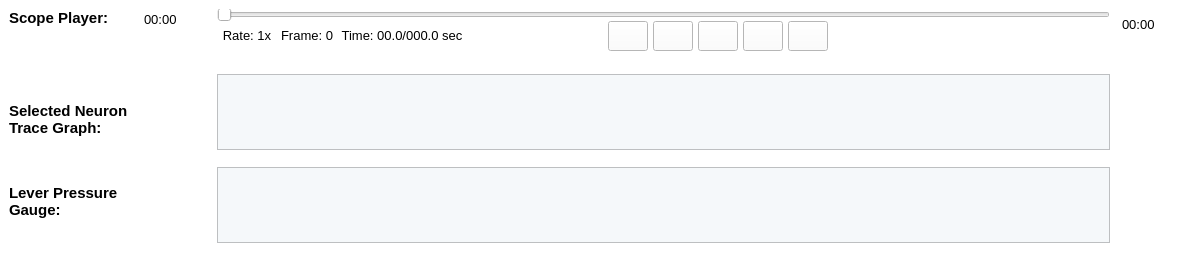
                 <widget class="QWidget" name="widget_92" native="true">
                  <property name="minimumSize">
                   <size>
                    <width>1202</width>
                    <height>260</height>
                   </size>
                  </property>
                  <property name="maximumSize">
                   <size>
                    <width>1550</width>
                    <height>260</height>
                   </size>
                  </property>
                  <property name="styleSheet">
                   <string notr="true">border-color: rgb(0, 0, 0);</string>
                  </property>
                  <layout class="QHBoxLayout" name="horizontalLayout_5">
                   <property name="spacing">
                    <number>0</number>
                   </property>
                   <property name="leftMargin">
                    <number>0</number>
                   </property>
                   <property name="topMargin">
                    <number>0</number>
                   </property>
                   <property name="rightMargin">
                    <number>0</number>
                   </property>
                   <property name="bottomMargin">
                    <number>0</number>
                   </property>
                   <item>
                    <widget class="QWidget" name="widget_94" native="true">
                     <property name="minimumSize">
                      <size>
                       <width>217</width>
                       <height>260</height>
                      </size>
                     </property>
                     <property name="maximumSize">
                      <size>
                       <width>217</width>
                       <height>260</height>
                      </size>
                     </property>
                     <property name="styleSheet">
                      <string notr="true">background-color: rgb(255, 255, 255);
border-color: rgb(0, 0, 0);</string>
                     </property>
                     <layout class="QGridLayout" name="gridLayout_12">
                      <item row="0" column="0">
                       <layout class="QGridLayout" name="gridLayout_11">
                        <item row="0" column="0" rowspan="2">
                         <layout class="QVBoxLayout" name="verticalLayout_4">
                          <item>
                           <widget class="QLabel" name="label_167">
                            <property name="font">
                             <font>
                              <pointsize>11</pointsize>
                              <weight>75</weight>
                              <bold>true</bold>
                             </font>
                            </property>
                            <property name="text">
                             <string>Scope Player:</string>
                            </property>
                            <property name="alignment">
                             <set>Qt::AlignLeading|Qt::AlignLeft|Qt::AlignTop</set>
                            </property>
                           </widget>
                          </item>
                          <item>
                           <spacer name="verticalSpacer_5">
                            <property name="orientation">
                             <enum>Qt::Vertical</enum>
                            </property>
                            <property name="sizeType">
                             <enum>QSizePolicy::Fixed</enum>
                            </property>
                            <property name="sizeHint" stdset="0">
                             <size>
                              <width>20</width>
                              <height>40</height>
                             </size>
                            </property>
                           </spacer>
                          </item>
                          <item>
                           <widget class="QLabel" name="label_165">
                            <property name="font">
                             <font>
                              <pointsize>11</pointsize>
                              <weight>75</weight>
                              <bold>true</bold>
                             </font>
                            </property>
                            <property name="text">
                             <string>Selected Neuron
Trace Graph: </string>
                            </property>
                            <property name="alignment">
                             <set>Qt::AlignLeading|Qt::AlignLeft|Qt::AlignTop</set>
                            </property>
                           </widget>
                          </item>
                          <item>
                           <spacer name="verticalSpacer_7">
                            <property name="orientation">
                             <enum>Qt::Vertical</enum>
                            </property>
                            <property name="sizeType">
                             <enum>QSizePolicy::Fixed</enum>
                            </property>
                            <property name="sizeHint" stdset="0">
                             <size>
                              <width>20</width>
                              <height>30</height>
                             </size>
                            </property>
                           </spacer>
                          </item>
                          <item>
                           <widget class="QLabel" name="label_169">
                            <property name="font">
                             <font>
                              <pointsize>11</pointsize>
                              <weight>75</weight>
                              <bold>true</bold>
                             </font>
                            </property>
                            <property name="text">
                             <string>Lever Pressure
Gauge: </string>
                            </property>
                            <property name="alignment">
                             <set>Qt::AlignLeading|Qt::AlignLeft|Qt::AlignTop</set>
                            </property>
                           </widget>
                          </item>
                         </layout>
                        </item>
                        <item row="0" column="1">
                         <spacer name="horizontalSpacer_6">
                          <property name="orientation">
                           <enum>Qt::Horizontal</enum>
                          </property>
                          <property name="sizeType">
                           <enum>QSizePolicy::Fixed</enum>
                          </property>
                          <property name="sizeHint" stdset="0">
                           <size>
                            <width>10</width>
                            <height>20</height>
                           </size>
                          </property>
                         </spacer>
                        </item>
                        <item row="0" column="2">
                         <widget class="QLabel" name="label_204">
                          <property name="font">
                           <font>
                            <pointsize>10</pointsize>
                           </font>
                          </property>
                          <property name="text">
                           <string>00:00</string>
                          </property>
                         </widget>
                        </item>
                        <item row="1" column="2">
                         <spacer name="verticalSpacer_4">
                          <property name="orientation">
                           <enum>Qt::Vertical</enum>
                          </property>
                          <property name="sizeType">
                           <enum>QSizePolicy::Fixed</enum>
                          </property>
                          <property name="sizeHint" stdset="0">
                           <size>
                            <width>20</width>
                            <height>200</height>
                           </size>
                          </property>
                         </spacer>
                        </item>
                       </layout>
                      </item>
                      <item row="1" column="0">
                       <spacer name="verticalSpacer_8">
                        <property name="orientation">
                         <enum>Qt::Vertical</enum>
                        </property>
                        <property name="sizeType">
                         <enum>QSizePolicy::Fixed</enum>
                        </property>
                        <property name="sizeHint" stdset="0">
                         <size>
                          <width>20</width>
                          <height>20</height>
                         </size>
                        </property>
                       </spacer>
                      </item>
                     </layout>
                    </widget>
                   </item>
                   <item>
                    <widget class="QWidget" name="widget_97" native="true">
                     <property name="sizePolicy">
                      <sizepolicy hsizetype="Expanding" vsizetype="Expanding">
                       <horstretch>0</horstretch>
                       <verstretch>0</verstretch>
                      </sizepolicy>
                     </property>
                     <property name="minimumSize">
                      <size>
                       <width>890</width>
                       <height>260</height>
                      </size>
                     </property>
                     <property name="maximumSize">
                      <size>
                       <width>1241</width>
                       <height>260</height>
                      </size>
                     </property>
                     <property name="styleSheet">
                      <string notr="true">border-color: rgb(0, 0, 0);
background-color: rgb(255, 255, 255);</string>
                     </property>
                     <layout class="QGridLayout" name="gridLayout_15">
                      <property name="leftMargin">
                       <number>0</number>
                      </property>
                      <property name="rightMargin">
                       <number>0</number>
                      </property>
                      <property name="bottomMargin">
                       <number>0</number>
                      </property>
                      <property name="spacing">
                       <number>0</number>
                      </property>
                      <item row="0" column="0">
                       <layout class="QGridLayout" name="gridLayout_13" columnstretch="0,0,0,1,0,2">
                        <item row="0" column="0" colspan="6">
                         <widget class="QSlider" name="horizontalSlider_10">
                          <property name="sizePolicy">
                           <sizepolicy hsizetype="Preferred" vsizetype="Fixed">
                            <horstretch>0</horstretch>
                            <verstretch>0</verstretch>
                           </sizepolicy>
                          </property>
                          <property name="minimumSize">
                           <size>
                            <width>890</width>
                            <height>12</height>
                           </size>
                          </property>
                          <property name="maximumSize">
                           <size>
                            <width>1241</width>
                            <height>12</height>
                           </size>
                          </property>
                          <property name="orientation">
                           <enum>Qt::Horizontal</enum>
                          </property>
                         </widget>
                        </item>
                        <item row="1" column="0">
                         <widget class="QLabel" name="label_175">
                          <property name="sizePolicy">
                           <sizepolicy hsizetype="Fixed" vsizetype="Fixed">
                            <horstretch>0</horstretch>
                            <verstretch>0</verstretch>
                           </sizepolicy>
                          </property>
                          <property name="minimumSize">
                           <size>
                            <width>60</width>
                            <height>0</height>
                           </size>
                          </property>
                          <property name="font">
                           <font>
                            <pointsize>10</pointsize>
                           </font>
                          </property>
                          <property name="text">
                           <string>Rate: 1x</string>
                          </property>
                          <property name="alignment">
                           <set>Qt::AlignCenter</set>
                          </property>
                         </widget>
                        </item>
                        <item row="1" column="1">
                         <widget class="QLabel" name="label_209">
                          <property name="sizePolicy">
                           <sizepolicy hsizetype="Fixed" vsizetype="Fixed">
                            <horstretch>0</horstretch>
                            <verstretch>0</verstretch>
                           </sizepolicy>
                          </property>
                          <property name="minimumSize">
                           <size>
                            <width>60</width>
                            <height>0</height>
                           </size>
                          </property>
                          <property name="font">
                           <font>
                            <pointsize>10</pointsize>
                           </font>
                          </property>
                          <property name="text">
                           <string>Frame: 0</string>
                          </property>
                          <property name="alignment">
                           <set>Qt::AlignCenter</set>
                          </property>
                         </widget>
                        </item>
                        <item row="1" column="2">
                         <widget class="QLabel" name="label_174">
                          <property name="sizePolicy">
                           <sizepolicy hsizetype="Fixed" vsizetype="Fixed">
                            <horstretch>0</horstretch>
                            <verstretch>0</verstretch>
                           </sizepolicy>
                          </property>
                          <property name="minimumSize">
                           <size>
                            <width>130</width>
                            <height>0</height>
                           </size>
                          </property>
                          <property name="font">
                           <font>
                            <pointsize>10</pointsize>
                           </font>
                          </property>
                          <property name="text">
                           <string>Time: 00.0/000.0 sec</string>
                          </property>
                          <property name="alignment">
                           <set>Qt::AlignCenter</set>
                          </property>
                         </widget>
                        </item>
                        <item row="1" column="3">
                         <spacer name="horizontalSpacer_48">
                          <property name="orientation">
                           <enum>Qt::Horizontal</enum>
                          </property>
                          <property name="sizeHint" stdset="0">
                           <size>
                            <width>40</width>
                            <height>20</height>
                           </size>
                          </property>
                         </spacer>
                        </item>
                        <item row="1" column="4">
                         <layout class="QGridLayout" name="gridLayout_14">
                          <property name="horizontalSpacing">
                           <number>5</number>
                          </property>
                          <property name="verticalSpacing">
                           <number>0</number>
                          </property>
                          <item row="0" column="0">
                           <widget class="QPushButton" name="pushButton_6">
                            <property name="sizePolicy">
                             <sizepolicy hsizetype="Fixed" vsizetype="Fixed">
                              <horstretch>0</horstretch>
                              <verstretch>0</verstretch>
                             </sizepolicy>
                            </property>
                            <property name="minimumSize">
                             <size>
                              <width>40</width>
                              <height>30</height>
                             </size>
                            </property>
                            <property name="maximumSize">
                             <size>
                              <width>40</width>
                              <height>30</height>
                             </size>
                            </property>
                            <property name="font">
                             <font>
                              <pointsize>10</pointsize>
                             </font>
                            </property>
                            <property name="styleSheet">
                             <string notr="true">border-image: url(:/media/previous.png);</string>
                            </property>
                            <property name="text">
                             <string/>
                            </property>
                           </widget>
                          </item>
                          <item row="0" column="1">
                           <widget class="QPushButton" name="pushButton_5">
                            <property name="sizePolicy">
                             <sizepolicy hsizetype="Fixed" vsizetype="Fixed">
                              <horstretch>0</horstretch>
                              <verstretch>0</verstretch>
                             </sizepolicy>
                            </property>
                            <property name="minimumSize">
                             <size>
                              <width>40</width>
                              <height>30</height>
                             </size>
                            </property>
                            <property name="maximumSize">
                             <size>
                              <width>40</width>
                              <height>30</height>
                             </size>
                            </property>
                            <property name="font">
                             <font>
                              <pointsize>10</pointsize>
                             </font>
                            </property>
                            <property name="styleSheet">
                             <string notr="true">border-image: url(:/media/rw.png);</string>
                            </property>
                            <property name="text">
                             <string/>
                            </property>
                           </widget>
                          </item>
                          <item row="0" column="2">
                           <widget class="QPushButton" name="pushButton_2">
                            <property name="sizePolicy">
                             <sizepolicy hsizetype="Fixed" vsizetype="Fixed">
                              <horstretch>0</horstretch>
                              <verstretch>0</verstretch>
                             </sizepolicy>
                            </property>
                            <property name="minimumSize">
                             <size>
                              <width>40</width>
                              <height>30</height>
                             </size>
                            </property>
                            <property name="maximumSize">
                             <size>
                              <width>40</width>
                              <height>30</height>
                             </size>
                            </property>
                            <property name="font">
                             <font>
                              <pointsize>10</pointsize>
                             </font>
                            </property>
                            <property name="styleSheet">
                             <string notr="true">border-image: url(:/media/play.png);
</string>
                            </property>
                            <property name="text">
                             <string/>
                            </property>
                           </widget>
                          </item>
                          <item row="0" column="3">
                           <widget class="QPushButton" name="pushButton_4">
                            <property name="sizePolicy">
                             <sizepolicy hsizetype="Fixed" vsizetype="Fixed">
                              <horstretch>0</horstretch>
                              <verstretch>0</verstretch>
                             </sizepolicy>
                            </property>
                            <property name="minimumSize">
                             <size>
                              <width>40</width>
                              <height>30</height>
                             </size>
                            </property>
                            <property name="maximumSize">
                             <size>
                              <width>40</width>
                              <height>30</height>
                             </size>
                            </property>
                            <property name="font">
                             <font>
                              <pointsize>10</pointsize>
                             </font>
                            </property>
                            <property name="styleSheet">
                             <string notr="true">border-image: url(:/media/ff.png);
</string>
                            </property>
                            <property name="text">
                             <string/>
                            </property>
                           </widget>
                          </item>
                          <item row="0" column="4">
                           <widget class="QPushButton" name="pushButton_68">
                            <property name="sizePolicy">
                             <sizepolicy hsizetype="Fixed" vsizetype="Fixed">
                              <horstretch>0</horstretch>
                              <verstretch>0</verstretch>
                             </sizepolicy>
                            </property>
                            <property name="minimumSize">
                             <size>
                              <width>40</width>
                              <height>30</height>
                             </size>
                            </property>
                            <property name="maximumSize">
                             <size>
                              <width>40</width>
                              <height>30</height>
                             </size>
                            </property>
                            <property name="font">
                             <font>
                              <pointsize>10</pointsize>
                             </font>
                            </property>
                            <property name="styleSheet">
                             <string notr="true">border-image: url(:/media/next.png);</string>
                            </property>
                            <property name="text">
                             <string/>
                            </property>
                           </widget>
                          </item>
                         </layout>
                        </item>
                        <item row="1" column="5">
                         <spacer name="horizontalSpacer_49">
                          <property name="orientation">
                           <enum>Qt::Horizontal</enum>
                          </property>
                          <property name="sizeHint" stdset="0">
                           <size>
                            <width>380</width>
                            <height>17</height>
                           </size>
                          </property>
                         </spacer>
                        </item>
                       </layout>
                      </item>
                      <item row="1" column="0">
                       <spacer name="verticalSpacer_30">
                        <property name="orientation">
                         <enum>Qt::Vertical</enum>
                        </property>
                        <property name="sizeType">
                         <enum>QSizePolicy::Fixed</enum>
                        </property>
                        <property name="sizeHint" stdset="0">
                         <size>
                          <width>17</width>
                          <height>23</height>
                         </size>
                        </property>
                       </spacer>
                      </item>
                      <item row="2" column="0">
                       <widget class="QGraphicsView" name="OffSelectTraceView">
                        <property name="minimumSize">
                         <size>
                          <width>890</width>
                          <height>62</height>
                         </size>
                        </property>
                        <property name="styleSheet">
                         <string notr="true">background-color: rgb(245, 248, 250);</string>
                        </property>
                       </widget>
                      </item>
                      <item row="3" column="0">
                       <spacer name="verticalSpacer_29">
                        <property name="orientation">
                         <enum>Qt::Vertical</enum>
                        </property>
                        <property name="sizeType">
                         <enum>QSizePolicy::Fixed</enum>
                        </property>
                        <property name="sizeHint" stdset="0">
                         <size>
                          <width>17</width>
                          <height>17</height>
                         </size>
                        </property>
                       </spacer>
                      </item>
                      <item row="4" column="0">
                       <widget class="QGraphicsView" name="OffLeverPressueViewLarge">
                        <property name="minimumSize">
                         <size>
                          <width>890</width>
                          <height>62</height>
                         </size>
                        </property>
                        <property name="styleSheet">
                         <string notr="true">background-color: rgb(245, 248, 250);</string>
                        </property>
                       </widget>
                      </item>
                      <item row="5" column="0">
                       <spacer name="verticalSpacer_6">
                        <property name="orientation">
                         <enum>Qt::Vertical</enum>
                        </property>
                        <property name="sizeType">
                         <enum>QSizePolicy::Fixed</enum>
                        </property>
                        <property name="sizeHint" stdset="0">
                         <size>
                          <width>17</width>
                          <height>17</height>
                         </size>
                        </property>
                       </spacer>
                      </item>
                     </layout>
                    </widget>
                   </item>
                   <item>
                    <widget class="QWidget" name="widget_96" native="true">
                     <property name="sizePolicy">
                      <sizepolicy hsizetype="Fixed" vsizetype="Fixed">
                       <horstretch>0</horstretch>
                       <verstretch>0</verstretch>
                      </sizepolicy>
                     </property>
                     <property name="minimumSize">
                      <size>
                       <width>92</width>
                       <height>260</height>
                      </size>
                     </property>
                     <property name="maximumSize">
                      <size>
                       <width>92</width>
                       <height>260</height>
                      </size>
                     </property>
                     <property name="styleSheet">
                      <string notr="true">background-color: rgb(255, 255, 255);
border-color: rgb(0, 0, 0);</string>
                     </property>
                     <layout class="QGridLayout" name="gridLayout_10">
                      <item row="0" column="0">
                       <widget class="QLabel" name="label_206">
                        <property name="sizePolicy">
                         <sizepolicy hsizetype="Fixed" vsizetype="Fixed">
                          <horstretch>0</horstretch>
                          <verstretch>0</verstretch>
                         </sizepolicy>
                        </property>
                        <property name="font">
                         <font>
                          <pointsize>10</pointsize>
                         </font>
                        </property>
                        <property name="text">
                         <string>00:00</string>
                        </property>
                       </widget>
                      </item>
                      <item row="0" column="1">
                       <spacer name="horizontalSpacer_5">
                        <property name="orientation">
                         <enum>Qt::Horizontal</enum>
                        </property>
                        <property name="sizeType">
                         <enum>QSizePolicy::Fixed</enum>
                        </property>
                        <property name="sizeHint" stdset="0">
                         <size>
                          <width>34</width>
                          <height>20</height>
                         </size>
                        </property>
                       </spacer>
                      </item>
                      <item row="1" column="0">
                       <spacer name="verticalSpacer_3">
                        <property name="orientation">
                         <enum>Qt::Vertical</enum>
                        </property>
                        <property name="sizeType">
                         <enum>QSizePolicy::Fixed</enum>
                        </property>
                        <property name="sizeHint" stdset="0">
                         <size>
                          <width>20</width>
                          <height>210</height>
                         </size>
                        </property>
                       </spacer>
                      </item>
                     </layout>
                    </widget>
                   </item>
                  </layout>
                 </widget>
